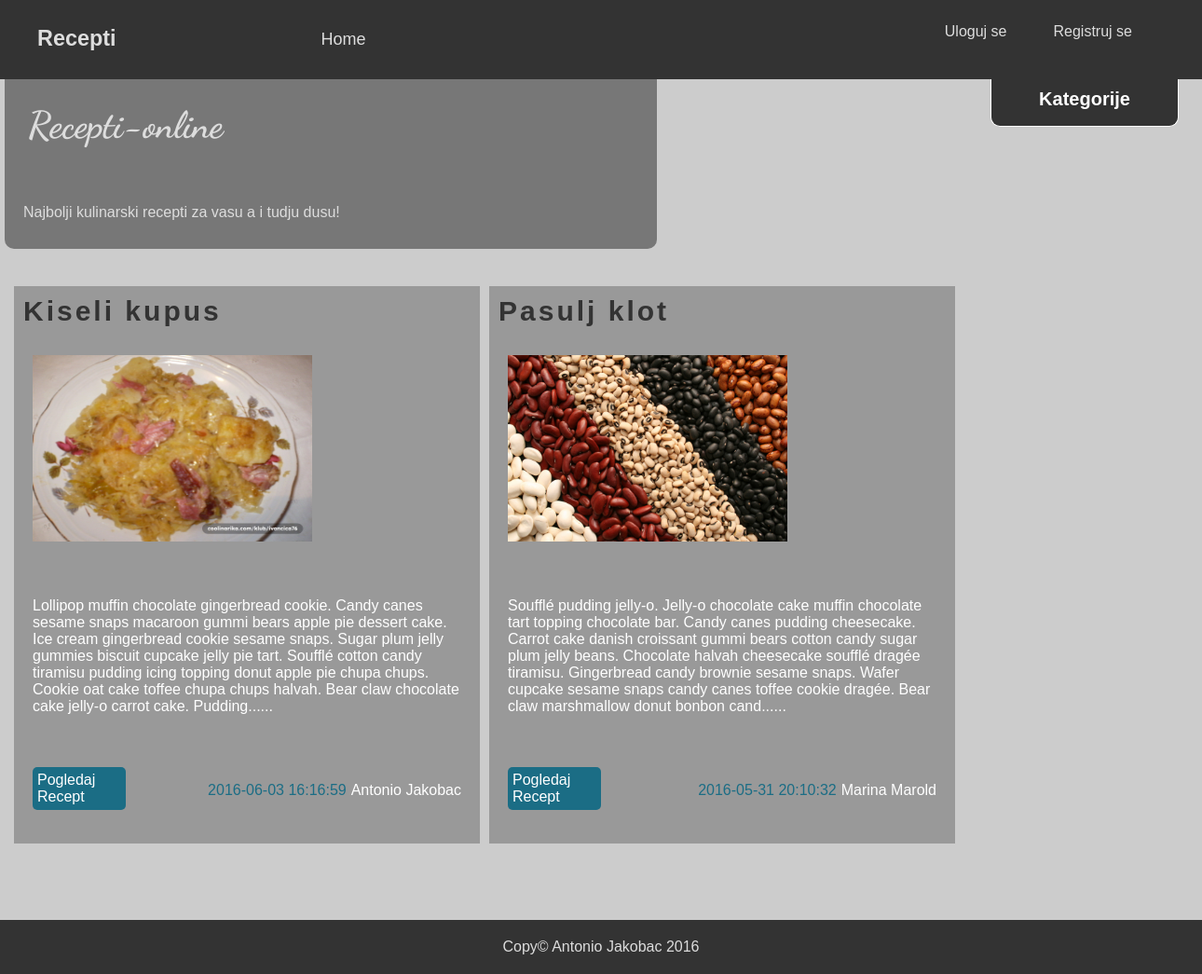
/?page=category&cat=1, run on the app's committed database.
### tables this page shows
CREATE TABLE `recepies` (
  `id` int(11) NOT NULL,
  `author_id` int(11) NOT NULL,
  `category_id` int(11) NOT NULL,
  `title` varchar(255) NOT NULL,
  `content` text NOT NULL,
  `image` varchar(255) NOT NULL,
  `date` timestamp NOT NULL DEFAULT CURRENT_TIMESTAMP ON UPDATE CURRENT_TIMESTAMP
);

CREATE TABLE `authors` (
  `id` int(11) NOT NULL,
  `first_name` varchar(255) NOT NULL,
  `last_name` varchar(255) NOT NULL,
  `email` varchar(255) NOT NULL,
  `password` varchar(64) NOT NULL
);

### controller/Controller.php (called while the page is built, shortened)
<?php
class Controller{
    public function loadView($view){
        include 'includes/'.$view.'.php';
    }
}

### public/index.php (called while the page is built, shortened)
<?php
include '../libs/config.php';
$controller = new controller\ViewController;
include 'includes/header.php';
include 'includes/sidebar.php';
$controller->home();
include 'includes/footer.php';

### libs/config.php (called while the page is built, shortened)
<?php
spl_autoload_register(function($class){
    $old = explode('\\', $class);
    $class_new = implode('/', $old);
});

### libs/database/conn/connection.php (called while the page is built, shortened)
<?php
class connection{
    private static $instance;
    public static function getInstanc(){
        if(self::$instance === null)
            return self::$instance = new \PDO("mysql:host=".DB_HOST."; dbname=".DB_NAME, DB_USER, DB_PASS);
        return self::$instance;
    }
}

### libs/database/DB.php (called while the page is built, shortened)
<?php
class DB{
    protected static $conn;
    protected static function setConnection(){
        static::$conn = conn\connection::getInstanc();
        static::$conn->setAttribute(PDO::ATTR_ERRMODE, PDO::ERRMODE_EXCEPTION);
    }
    public static function find_by_id($id){
        $table = static::$table;
        $keyColumn = static::$keyColumn;
        $sql = "SELECT * FROM {$table} WHERE {$keyColumn}={$id}";
        $result = static::$conn->query($sql);
        return $result->fetch(PDO::FETCH_OBJ);
    }
    public static function find_by_sql($sql){
        $result = static::$conn->query($sql);
        return $result->fetchAll(PDO::FETCH_OBJ);
    }
}

### public/includes/category.php (the view)
<?php
$id= urldecode($_GET['cat']);
$sql = "SELECT * FROM recepies WHERE category_id = {$id} ORDER BY date DESC";
$recepti = libs\Recepi::find_by_sql($sql);
?>
            <div id="content">
                <?php foreach($recepti as $recept):?>
                <?php
                    $author = libs\Author::find_by_id($recept->author_id);
                ?>
                <div class="article">
                    <h3><?= $recept->title;?></h3>
                    <img style="width:300px; margin:20px;" src="images/recepies/<?= $recept->image;?>" alt="<?= $recept->title?>">
                    <p><?= substr($recept->content, 0,400).'......';?></p>
                    <p class="author"><span class="date"><?= $recept->date;?></span><?= $author->first_name.' '.$author->last_name; ?></p>
                    <p class="view_more" ><a href="index.php?page=single_page&id=<?= $recept->id;?>">Pogledaj Recept</a></p>
                </div>
                <?php endforeach;?>
            </div>

### public/styles/css/style.css (style rules this page uses)
#content { padding: 10px; clear: both; min-height: 700px; }
.article { margin-top:30px; margin-right: 10px; margin-bottom: 20px; display: block; background-color: #999; overflow: hidden; width:500px; float:left; }
.article>h3 { margin:0; letter-spacing: 3px; font-size: 30px; padding: 10px; color:#333; }
.article>p { padding: 20px; color:white; }
.article>img { width: 200px; height:200px; }
.view_more { width:100px; }
.view_more a { color: white; display:block; padding:5px; background-color: #1b6d85; text-decoration: none; border-radius: 5px; }
.date { color:#1b6d85; margin-right:5px; }
.author { float:right; }

### data on the page
recepies: title "Kiseli kupus", image (picture), content "Lollipop muffin chocolate gingerbread cookie. Candy canes sesame snaps macaroon gummi bears apple pie dessert cake. Ice cream gingerbread cookie sesame snaps. Sugar plum jelly gummies biscuit cupcake jelly pie tart. Soufflé cotton candy tiramisu pudding icing topping donut apple pie chupa chups. Cookie oat cake toffee chupa chups halvah. Bear claw chocolate cake jelly-o carrot cake. Pudding", date "2016-06-03 16:16:59", author.first_name "Antonio", author.last_name "Jakobac"
recepies: title "Pasulj klot", image (picture), content "Soufflé pudding jelly-o. Jelly-o chocolate cake muffin chocolate tart topping chocolate bar. Candy canes pudding cheesecake. Carrot cake danish croissant gummi bears cotton candy sugar plum jelly beans. Chocolate halvah cheesecake soufflé dragée tiramisu. Gingerbread candy brownie sesame snaps. Wafer cupcake sesame snaps candy canes toffee cookie dragée. Bear claw marshmallow donut bonbon cand", date "2016-05-31 20:10:32", author.first_name "Marina", author.last_name "Marold"
